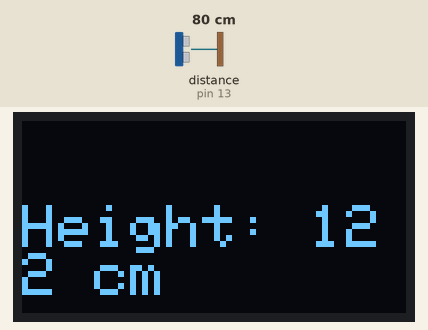
This sketch was run on a simulated Arduino Uno, built with avr-gcc and run on an emulated ATmega328P. On the bench: 128×64 one-colour display. Wiring (inferred from the names in the program): ultrasonic range finder: trigger pin 12; echo pin 13. The inputs (shaded band) are chosen by the test bench; at power-on: distance to the obstacle (sensor on pin 13) 80 cm. The echo pulse lasts 58.3 µs per cm; what the sketch prints to the serial monitor is not drawn.

Above: at 1.8 s.
1.9 s: distance to the obstacle (sensor on pin 13) set to 2 cm
At 2.6 s:
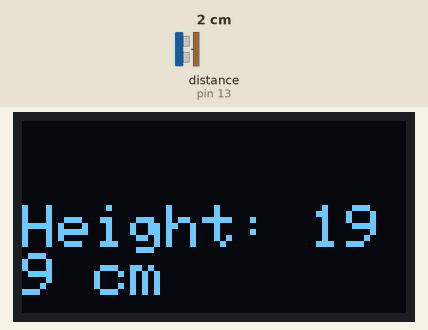
3.6 s: distance to the obstacle (sensor on pin 13) set to 4 cm
At 5.1 s:
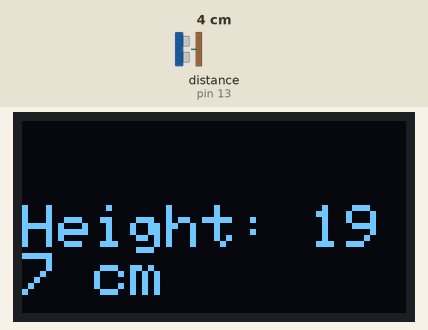
5.6 s: distance to the obstacle (sensor on pin 13) set to 9 cm
At 7.6 s:
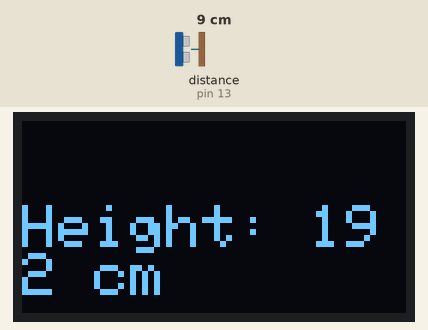
Timing chart, 0 to 9.1 s (numbered marks = the images above; inputs shaded):
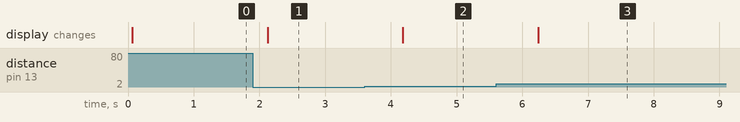

The sketch:

Height_Detection_Project_with_Oled.ino
```cpp
#include <Wire.h>
#include <Adafruit_GFX.h>
#include <Adafruit_SSD1306.h>

#define SCREEN_WIDTH 128 // OLED display width, in pixels
#define SCREEN_HEIGHT 64 // OLED display height, in pixels

// Declaration for an SSD1306 display connected to I2C (SDA, SCL pins)
#define OLED_RESET    -1 // Reset pin # (or -1 if sharing Arduino reset pin)
Adafruit_SSD1306 display(SCREEN_WIDTH, SCREEN_HEIGHT, &Wire, OLED_RESET);

const int trigPin = 12;   // Trig pin of the ultrasonic sensor
const int echoPin = 13;  // Echo pin of the ultrasonic sensor
const int referenceHeight = 200;  // Reference height from the sensor to the ground in cm

long duration;
int distance;
int height;

void setup() {
  // Initialize Serial Monitor
  Serial.begin(9600);

  // Initialize OLED display with I2C address 0x3C
  if (!display.begin(SSD1306_SWITCHCAPVCC, 0x3C)) {
    Serial.println(F("SSD1306 allocation failed"));
    for (;;); // Don't proceed, loop forever
  }
  display.clearDisplay();

  // Initialize the ultrasonic sensor pins
  pinMode(trigPin, OUTPUT);
  pinMode(echoPin, INPUT);
}

void loop() {
  // Clears the trigPin
  digitalWrite(trigPin, LOW);
  delayMicroseconds(2);

  // Sets the trigPin on HIGH state for 10 microseconds
  digitalWrite(trigPin, HIGH);
  delayMicroseconds(10);
  digitalWrite(trigPin, LOW);

  // Reads the echoPin, returns the sound wave travel time in microseconds
  duration = pulseIn(echoPin, HIGH);

  // Calculating the distance
  distance = duration * 0.034 / 2; // Speed of sound wave divided by 2 (go and back)
  height = referenceHeight - distance; // Calculate the height of the person

  // Prints the height on the Serial Monitor
  Serial.print("Height: ");
  Serial.print(height);
  Serial.println(" cm");

  // Clear the display
  display.clearDisplay();

  // Display the height on the OLED screen
  display.setTextSize(2);       // Set text size to 2
  display.setTextColor(SSD1306_WHITE); // Set text color to white
  display.setCursor(0, 28);     // Set cursor position
  display.print("Height: ");
  display.print(height);        // Print the height
  display.print(" cm");         // Print the unit
  display.display();            // Update the display

  delay(1000); // Delay for 1 second before taking another measurement
}
```

Measured:
- after the input at 1.9 s, the display: changes after 0.23 s (image 1)
- after the input at 3.6 s, the display: changes after 0.58 s (image 2)
- after the input at 5.6 s, the display: changes after 0.64 s (image 3)
